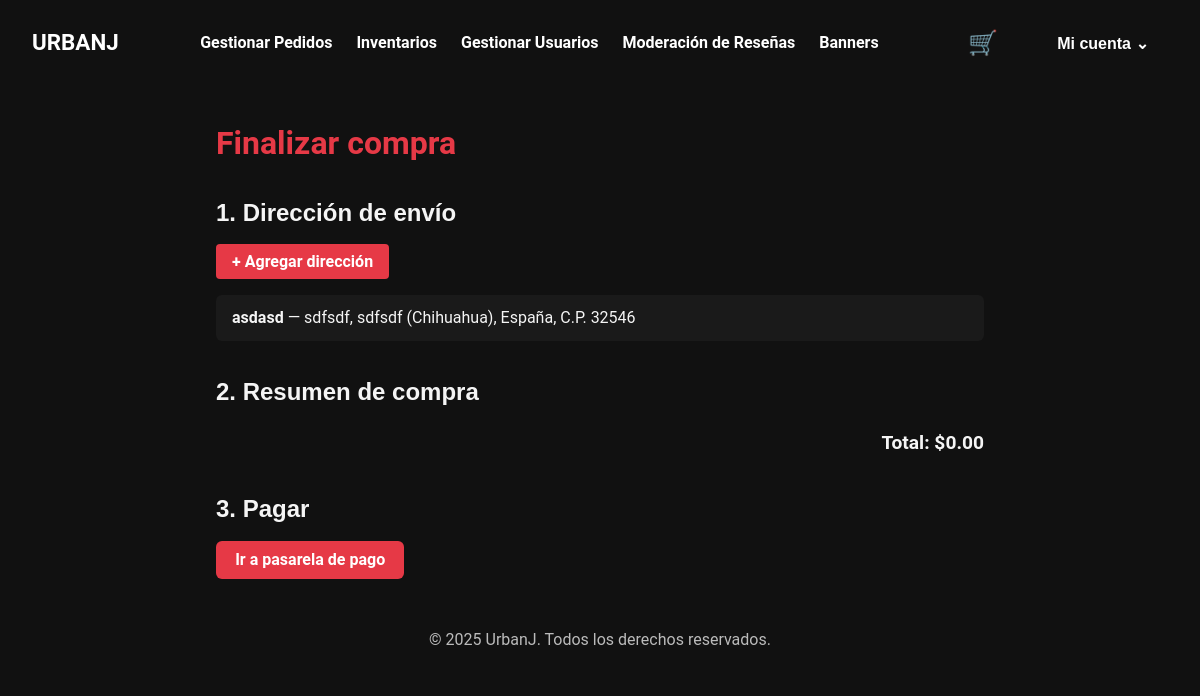
The page /Proyecto/checkout.php (signed in) on the database its author committed.
### tables this page shows
CREATE TABLE `direcciones` (
  `id` int(11) NOT NULL,
  `usuario_id` int(11) NOT NULL,
  `alias` varchar(50) NOT NULL,
  `calle` varchar(255) NOT NULL,
  `ciudad` varchar(100) NOT NULL,
  `estado` varchar(100) NOT NULL,
  `pais` varchar(100) NOT NULL,
  `codigo_postal` varchar(20) NOT NULL
);

### Proyecto/checkout.php (the view, shortened to what this page needs)
<?php
require_once __DIR__ . '/includes/header.php';
$usuarioId = $_SESSION['user_id'] ?? null;
$direcciones = [];
if ($usuarioId) {
    $stmt = $pdo->prepare("SELECT * FROM direcciones WHERE usuario_id = ? ORDER BY id DESC");
    $stmt->execute([$usuarioId]);
    $direcciones = $stmt->fetchAll(PDO::FETCH_ASSOC);
}
$totalCost = 0.0;
?>
<main class="checkout-container">
  <h1>Finalizar compra</h1>
  <div class="step">
    <h2>1. Dirección de envío</h2>
    <button id="btn-new-address" class="btn-add-address">+ Agregar dirección</button>
    <ul class="address-list" id="address-list">
      <?php foreach ($direcciones as $d): ?>
        <li class="address-item" data-id="<?= $d['id'] ?>">
          <span>
            <strong><?= htmlspecialchars($d['alias']) ?></strong> —
            <?= htmlspecialchars($d['calle']) ?>,
            <?= htmlspecialchars($d['ciudad']) ?> (<?= htmlspecialchars($d['estado']) ?>),
            <?= htmlspecialchars($d['pais']) ?>, C.P. <?= htmlspecialchars($d['codigo_postal']) ?>
          </span>
        </li>
      <?php endforeach; ?>
    </ul>
  </div>
  <div class="step">
    <h2>2. Resumen de compra</h2>
    <div class="checkout-total">Total: $<?= number_format($totalCost,2) ?></div>
  </div>
  <div class="step">
    <h2>3. Pagar</h2>
    <button onclick="openPaymentPopup()" class="btn-pago">Ir a pasarela de pago</button>
  </div>
</main>
<?php
require_once __DIR__ . '/includes/footer.php';

### Proyecto/CSS/styles.css (style rules this page uses)
*, *::before, *::after { box-sizing: border-box; margin: 0; padding: 0; }
:root { --bg: #111; --section: #1a1a1a; --card: #222; --text: #f5f5f5; --muted: #bbb; --accent: #e63946; --font-heading: 'Oswald', sans-serif; --font-body: 'Roboto', sans-serif; --radius: 6px; --success: #4caf50; --danger: #e63946; --info: #1e90ff; }
body { background: var(--bg); color: var(--text); font-family: var(--font-body); line-height: 1.6; min-height: 100vh; padding-bottom: 2rem; }
h1, h2, h3 { font-family: var(--font-heading); color: var(--accent); margin-bottom: 1rem; }
button, .btn { background-color: var(--accent); color: white; padding: 0.6rem 1.2rem; border: none; border-radius: var(--radius); cursor: pointer; font-weight: bold; font-size: 1rem; }

### Proyecto/css/checkout.css (style rules this page uses)
.checkout-container { max-width: 800px; margin: 2rem auto; padding: 0 1rem; color: var(--text); font-family: var(--font-b); }
.checkout-container h1 { margin-bottom: 1.5rem; font-family: var(--font-h); font-size: 2rem; color: var(--accent); }
.step { margin-bottom: 2rem; }
.step h2 { font-size: 1.5rem; margin-bottom: .75rem; color: var(--text); }
.step p, .step li { line-height: 1.4; margin-bottom: .5rem; }
.step button, .step input, .step select { font-family: var(--font-b); }
.address-list { list-style: none; padding: 0; margin-bottom: 1rem; }
.address-item { background: var(--section); border-radius: 6px; padding: .75rem 1rem; display: flex; justify-content: space-between; align-items: center; margin-bottom: .5rem; }
.address-item span { flex: 1; }
.btn-add-address { background: var(--accent); color: #fff; padding: .5rem 1rem; border: none; border-radius: 4px; cursor: pointer; margin-bottom: 1rem; }
.checkout-total { font-weight: bold; font-size: 1.2rem; margin-bottom: 1.5rem; text-align: right; }

### rows shown on the page
direcciones: alias "asdasd", calle "sdfsdf", ciudad "sdfsdf", estado "Chihuahua", pais "España", codigo_postal "32546"

### other values the page prints
$totalCost "0.00"
